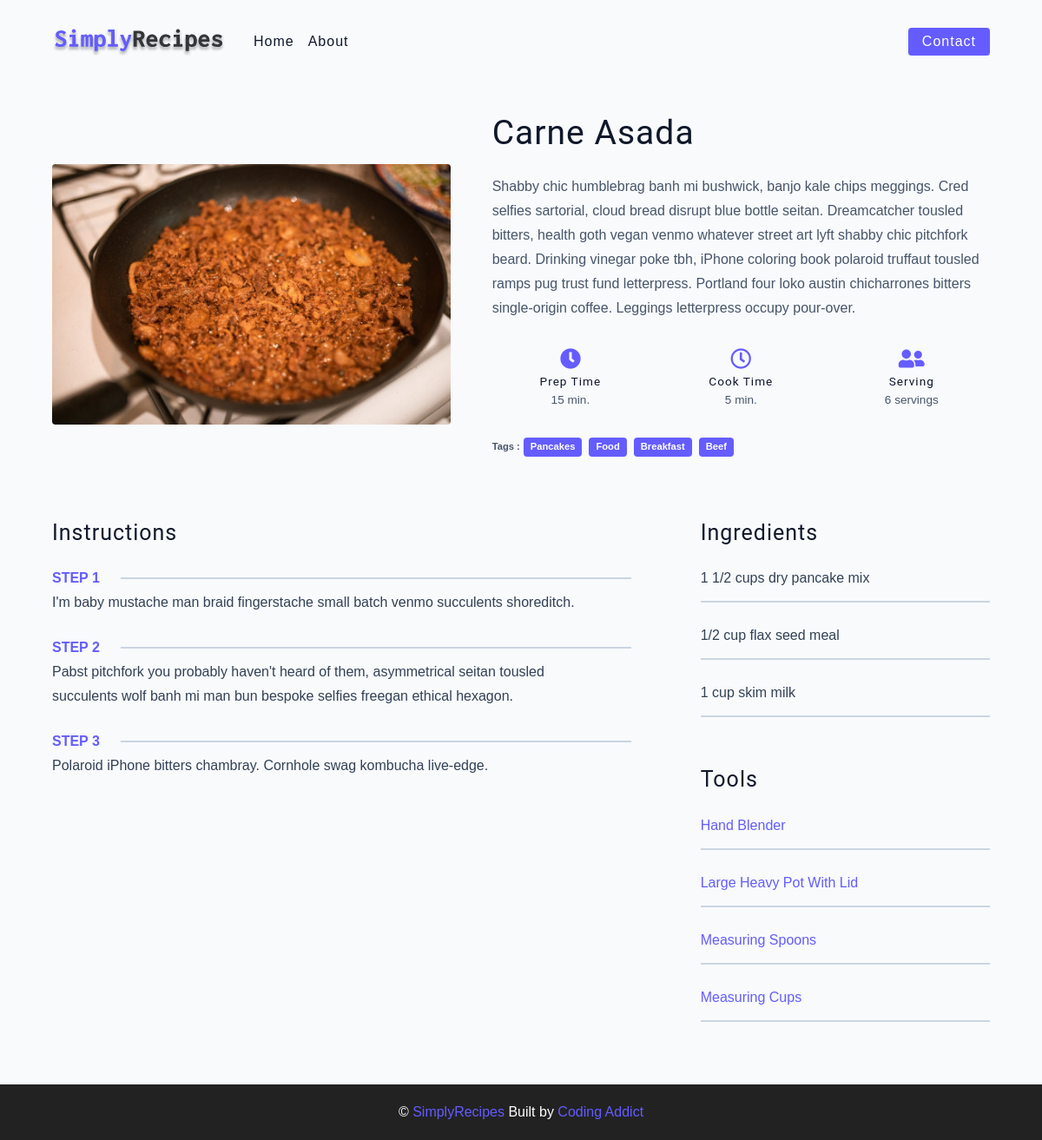
/1/, run on the app's committed database.
### home/models.py (models this page shows, shortened)
class Recipe(models.Model):
    name = models.CharField(_("name"), max_length=250)
    image = models.ImageField(_("image"), upload_to='recipe/')
    desc = models.TextField(_("description"))
    prep_time = models.IntegerField(_("prep time "))
    cook_time = models.IntegerField(_("cook time"))
    serving_num = models.IntegerField(_("serving number"))
    category = models.ForeignKey("Category", related_name='recipe_category', verbose_name=_("category"), on_delete=models.CASCADE)
    tags = TaggableManager()
    class Meta:
        verbose_name = _("Recipe")
        verbose_name_plural = _("Recipes")
    def __str__(self):
        return self.name

### home/views.py (the view)
# urls.py: path('<int:pk>/' , views.RecipeDetail.as_view() , name='recipe'),
class RecipeDetail(DetailView):
    model = Recipe
    template_name = 'home/recipe.html'

### templates/home/recipe.html
{% extends 'base.html' %}
{% block content  %}
    <main class="page">
      <div class="recipe-page">
        <section class="recipe-hero">
          <img
            src="{{object.image.url }}"
            class="img recipe-hero-img"
          />
          <article class="recipe-info">
            <h2>{{object}}</h2>
            <p>
              {{object.desc}}
            </p>
            <div class="recipe-icons">
              <article>
                <i class="fas fa-clock"></i>
                <h5>prep time</h5>
                <p>{{ object.prep_time }} min.</p>
              </article>
              <article>
                <i class="far fa-clock"></i>
                <h5>cook time</h5>
                <p>{{ object.cook_time }} min.</p>
              </article>
              <article>
                <i class="fas fa-user-friends"></i>
                <h5>serving</h5>
                <p>{{object.serving_num }} servings</p>
              </article>
            </div>
            <p class="recipe-tags">
              Tags :
              {% for tag in  object.tags.all %}
              <a href="tag-template.html">{{tag }} </a>
              {% endfor %}
            </p>
          </article>
        </section>
        <section class="recipe-content">
          <article>
            <h4>instructions</h4>
            <div class="single-instruction">
              <header>
                <p>step 1</p>
                <div></div>
              </header>
              <p>
                I'm baby mustache man braid fingerstache small batch venmo
                succulents shoreditch.
              </p>
            </div>
            <div class="single-instruction">
              <header>
                <p>step 2</p>
                <div></div>
              </header>
              <p>
                Pabst pitchfork you probably haven't heard of them, asymmetrical
                seitan tousled succulents wolf banh mi man bun bespoke selfies
                freegan ethical hexagon.
              </p>
            </div>
            <div class="single-instruction">
              <header>
                <p>step 3</p>
                <div></div>
              </header>
              <p>
                Polaroid iPhone bitters chambray. Cornhole swag kombucha
                live-edge.
              </p>
            </div>
          </article>
          <article class="second-column">
            <div>
              <h4>ingredients</h4>
              <p class="single-ingredient">1 1/2 cups dry pancake mix</p>
              <p class="single-ingredient">1/2 cup flax seed meal</p>
              <p class="single-ingredient">1 cup skim milk</p>
            </div>
            <div>
              <h4>tools</h4>
              <p class="single-tool">Hand Blender</p>
              <p class="single-tool">Large Heavy Pot With Lid</p>
              <p class="single-tool">Measuring Spoons</p>
              <p class="single-tool">Measuring Cups</p>
            </div>
          </article>
        </section>
      </div>
    </main>
{% endblock content  %}

### static/css/main.css (style rules this page uses)
html { font-size: 100%; }
:root { --primary-100: #e2e0ff; --primary-200: #c1beff; --primary-300: #a29dff; --primary-400: #837dff; --primary-500: #645cff; --primary-600: #504acc; --primary-700: #3c3799; --primary-800: #282566; --primary-900: #141233; --grey-50: #f8fafc; --grey-100: #f1f5f9; --grey-200: #e2e8f0; --grey-300: #cbd5e1; --grey-400: #94a3b8; --grey-500: #64748b; --grey-600: #475569; --grey-700: #334155; --grey-800: #1e293b; --grey-900: #0f172a; --black: #222; --white: #fff; --red-light: #f8d7da; --red-dark: #842029; --green-light: #d1e7dd; --green-dark: #0f5132; --headingFont: 'Roboto', sans-serif; --bodyFont: 'Nunito', sans-serif; --smallText: 0.7em; --backgroundColor: var(--grey-50); --textColor: var(--grey-900); --borderRadius: 0.25rem; --letterSpacing: 1px; --transition: 0.3s ease-in-out all; --max-width: 1120px; --fixed-width: 600px; --shadow-1: 0 1px 3px 0 rgba(0, 0, 0, 0.1), 0 1px 2px 0 rgba(0, 0, 0, 0.06); --shadow-2: 0 4px 6px -1px rgba(0, 0, 0, 0.1), 0 2px 4px -1px rgba(0, 0, 0, 0.06); --shadow-3: 0 10px 15px -3px rgba(0, 0, 0, 0.1), 0 4px 6px -2px rgba(0, 0, 0, 0.05); --shadow-4: 0 20px 25px -5px rgba(0, 0, 0, 0.1), 0 10px 10px -5px rgba(0, 0, 0, 0.04); }
body { background: var(--backgroundColor); font-family: var(--bodyFont); font-weight: 400; line-height: 1.75; color: var(--textColor); }
p { margin-top: 0; margin-bottom: 1.5rem; max-width: 40em; }
h1, h2, h3, h4, h5 { margin: 0; margin-bottom: 1.38rem; font-family: var(--headingFont); font-weight: 400; line-height: 1.3; text-transform: capitalize; letter-spacing: var(--letterSpacing); }
h2 { font-size: 2.441rem; }
h4 { font-size: 1.563rem; }
h5 { font-size: 1.25rem; }
a { text-decoration: none; }
.img { width: 100%; display: block; object-fit: cover; }
::placeholder { font-family: inherit; color: var(--grey-400); }
.page { width: 90vw; max-width: var(--max-width); margin: 0 auto; }
.page { padding-top: 2rem; min-height: calc(100vh - (6rem + 4rem)); }
.recipe-hero { display: grid; gap: 3rem; }
.recipe-hero-img { height: 300px; border-radius: var(--borderRadius); }
.recipe-info p { color: var(--grey-600); }
.recipe-icons { display: grid; grid-template-columns: repeat(3, 1fr); gap: 1rem; margin: 2rem 0; text-align: center; }
.recipe-icons i { font-size: 1.5rem; color: var(--primary-500); }
.recipe-icons h5, .recipe-icons p { margin-bottom: 0; font-size: 0.85em; }
.recipe-icons p { color: var(--grey-600); }
.recipe-tags { display: flex; align-items: center; flex-wrap: wrap; font-size: 0.7em; font-weight: 600; }
.recipe-tags a { background: var(--primary-500); border-radius: var(--borderRadius); color: var(--white); padding: 0.05rem 0.5rem; margin: 0 0.25rem; text-transform: capitalize; }
@media screen and (min-width: 992px) { .recipe-hero { grid-template-columns: 4fr 5fr; align-items: center; } }
.recipe-content { padding: 3rem 0; display: grid; gap: 2rem 5rem; }
@media screen and (min-width: 992px) { .recipe-content { grid-template-columns: 2fr 1fr; } }
.single-instruction header { display: grid; grid-template-columns: auto 1fr; gap: 1.5rem; align-items: center; }
.single-instruction header p { text-transform: uppercase; font-weight: 600; color: var(--primary-500); margin-bottom: 0; }
.single-instruction > p { color: var(--grey-700); }
.single-instruction header div { height: 2px; background: var(--grey-300); }
.second-column { display: grid; row-gap: 2rem; }
.single-ingredient { border-bottom: 2px solid var(--grey-300); padding-bottom: 0.75rem; color: var(--grey-700); }
.single-tool { border-bottom: 2px solid var(--grey-300); padding-bottom: 0.75rem; color: var(--primary-500); text-transform: capitalize; }

### data on the page
Recipe: image (picture), name "Carne Asada", desc "Shabby chic humblebrag banh mi bushwick, banjo kale chips meggings. Cred selfies sartorial, cloud bread disrupt blue bottle seitan. Dreamcatcher tousled bitters, health goth vegan venmo whatever street art lyft shabby chic pitchfork beard. Drinking vinegar poke tbh, iPhone coloring book polaroid truffaut tousled ramps pug trust fund letterpress. Portland four loko austin chicharrones bitters single-origin coffee. Leggings letterpress occupy pour-over.", prep_time "15", cook_time "5", serving_num "6"
Tag: name "Pancakes"
Tag: name "Food"
Tag: name "Breakfast"
Tag: name "Beef"
